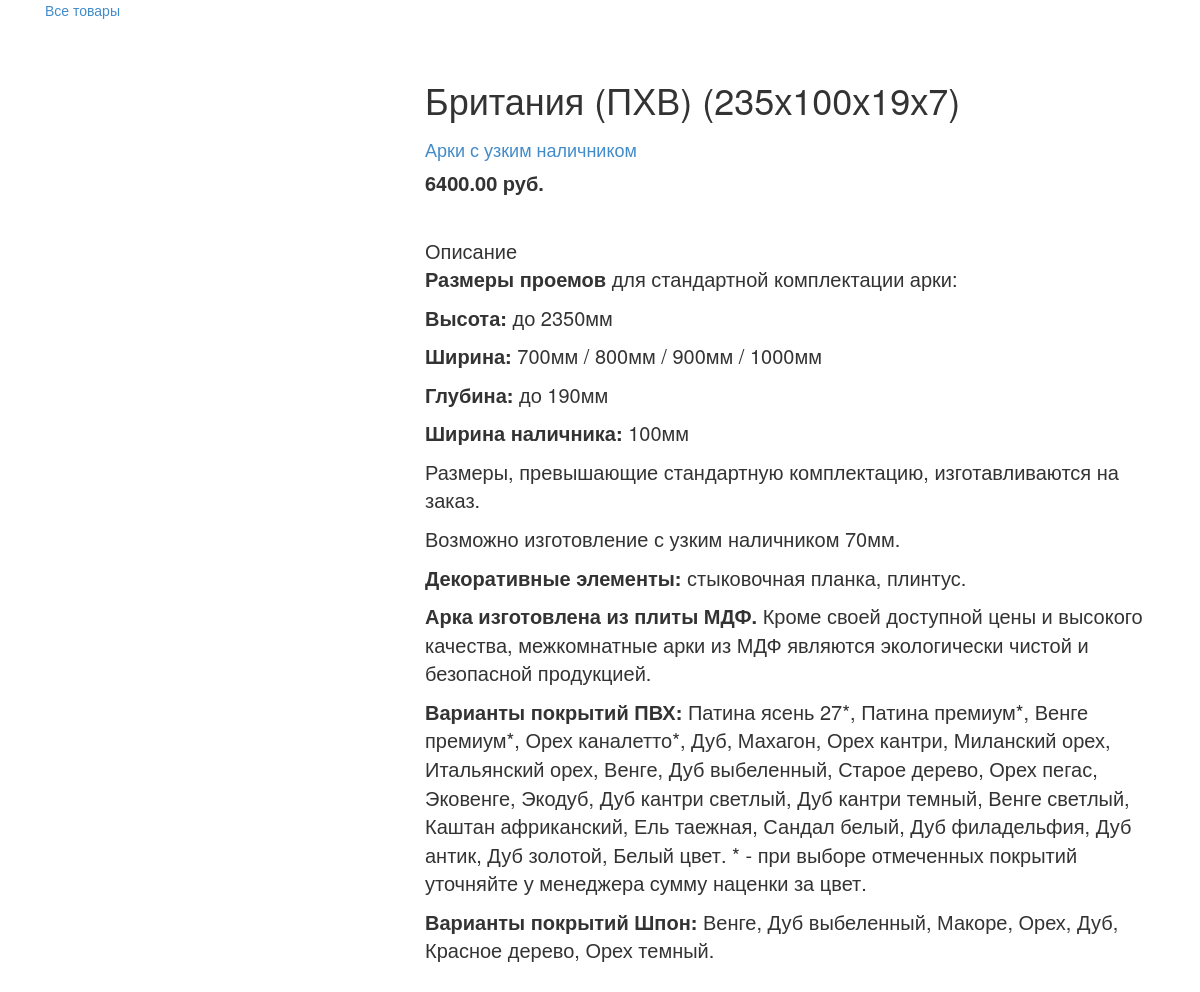
The app's page /94359/94359/ with its own data.
### webapp/models.py (models this page shows, shortened)
class Product(models.Model):
	category = models.ForeignKey(Category, related_name='Product', null=True, verbose_name="Категория")
	name = models.CharField(max_length=50, null=True, db_index=True, verbose_name="Товар")
	slug = models.SlugField(max_length=200, null=True, db_index=True, verbose_name="Ссылка")
	price = models.DecimalField(max_digits=20, null=True, decimal_places=2, verbose_name="Цена")
	description = models.TextField(blank=True, null=True, verbose_name="Описание")
	image=models.ImageField(upload_to='images',null=True, blank=True)
	class Meta:
		ordering = ['name']
		index_together = [
			['id', 'slug']
		]
		verbose_name = 'Товар'
		verbose_name_plural = 'Товары'

class Category(models.Model):
	name = models.CharField(max_length=50, null=True, db_index=True, verbose_name="Категория")
	slug = models.SlugField(max_length=200, null=True, db_index=True, unique=True)
	class Meta:
		ordering = ['name']
		verbose_name = 'Категория'
		verbose_name_plural = 'Категории'
	def __str__(self):
		return self.name
	def get_absolute_url(self):
		return reverse('webapp:ProductListByCategory', args=[self.slug])

### webapp/views.py (the view)
# urls.py: url(r'^(?P<id>\d+)/(?P<slug>[-\w]+)/$', views.ProductDetail, name='ProductDetail'),
def ProductDetail(request, id, slug):
    product = get_object_or_404(Product, id=id, slug=slug)
    return render(request, 'webapp/hfiles/card.html',
                             {'product': product})

### webapp/templates/webapp/hfiles/card.html (shortened to what this page needs)
{% extends 'webapp/base.html' %}
{% load static %}
{% block content %}
<div id="sidebar" class="col-sm-3">
<a href="/">Все товары</a>
<br>
</div>
  <div class="product-detail">
    <div class="col-sm-4">
    </div>
    <div class="col-sm-8">
      <h1>{{ product.name }}</h1>
      <h2><a href="{{ product.category.get_absolute_url }}">{{ product.category }}</a></h2>
      <p class="price">{{ product.price }} руб.</p>
      <br>
      <span>Описание {{ product.description | safe}}</span>
      <br>
    </div>
  </div>
{% endblock %}

### webapp/static/css/style.css (style rules this page uses)
.product-detail { font-weight: 400; font-size: 20px; margin-top: 60px; }
.price { font-weight: 600; font-size: 20px; }
.product-detail h2 { font-size: 18px; }

### records on screen
Product: name "Британия (ПХВ) (235х100х19х7)", category "Арки с узким наличником", price "6400.00", description "Размеры проемов для стандартной комплектации арки: Высота: до 2350мм Ширина: 700мм / 800мм / 900мм / 1000мм Глубина: до 190мм Ширина наличника: 100мм Размеры, превышающие стандартную комплектацию, изготавливаются на заказ. Возможно изготовление с узким наличником 70мм. Декоративные элементы: стыковочная планка, плинтус. Арка изготовлена из плиты МДФ. Кроме своей доступной цены и высокого качества, межкомнатные арки из МДФ являются экологически чистой и безопасной продукцией. Варианты покрытий ПВХ: Патина ясень 27*, Патина премиум*, Венге премиум*, Орех каналетто*, Дуб, Махагон, Орех кантри, Миланский орех, Итальянский орех, Венге, Дуб выбеленный, Старое дерево, Орех пегас, Эковенге, Экодуб,…"
